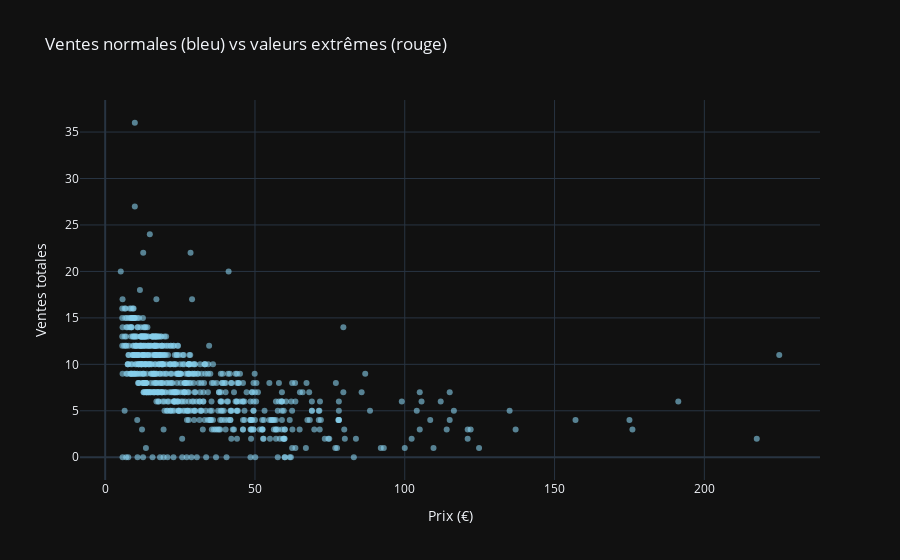

Here is the notebook cell this chart was saved with:
### Code cell
# Graphique avec les deux ensembles
fig = px.scatter(
    non_outliers,
    x="price",
    y="total_sales",
    color_discrete_sequence=["skyblue"],
    opacity=0.6,
    labels={"price": "Prix (€)", "total_sales": "Ventes totales"},
    title="Ventes normales (bleu) vs valeurs extrêmes (rouge)",
    template="plotly_dark"
)

# Ajouter les outliers en rouge
fig.add_scatter(
    x=outliers["price"],
    y=outliers["total_sales"],
    mode="markers",
    marker=dict(size=10, color="red", symbol="circle"),
    name="Outliers"
)

fig.show()

### Figure 1 — Plotly figure (JSON) as saved in the notebook; plotly's stock layout.template omitted (floating-point values rounded to 4 significant figures; data arrays with more than 128 entries replaced by an {"elided": "..."} marker saying what was removed)
{"data": [{"hovertemplate": "Prix (€)=%{x}<br>Ventes totales=%{y}<extra></extra>", "legendgroup": "", "marker": {"color": "skyblue", "opacity": 0.6, "symbol": "circle"}, "mode": "markers", "name": "", "orientation": "v", "showlegend": false, "type": "scatter", "x": {"elided": "714 float values"}, "xaxis": "x", "y": {"elided": "714 float values"}, "yaxis": "y"}, {"marker": {"color": "red", "size": 10, "symbol": "circle"}, "mode": "markers", "name": "Outliers", "type": "scatter", "x": [], "y": []}], "layout": {"legend": {"tracegroupgap": 0}, "title": {"text": "Ventes normales (bleu) vs valeurs extrêmes (rouge)"}, "xaxis": {"anchor": "y", "domain": [0, 1], "title": {"text": "Prix (€)"}}, "yaxis": {"anchor": "x", "domain": [0, 1], "title": {"text": "Ventes totales"}}}}
